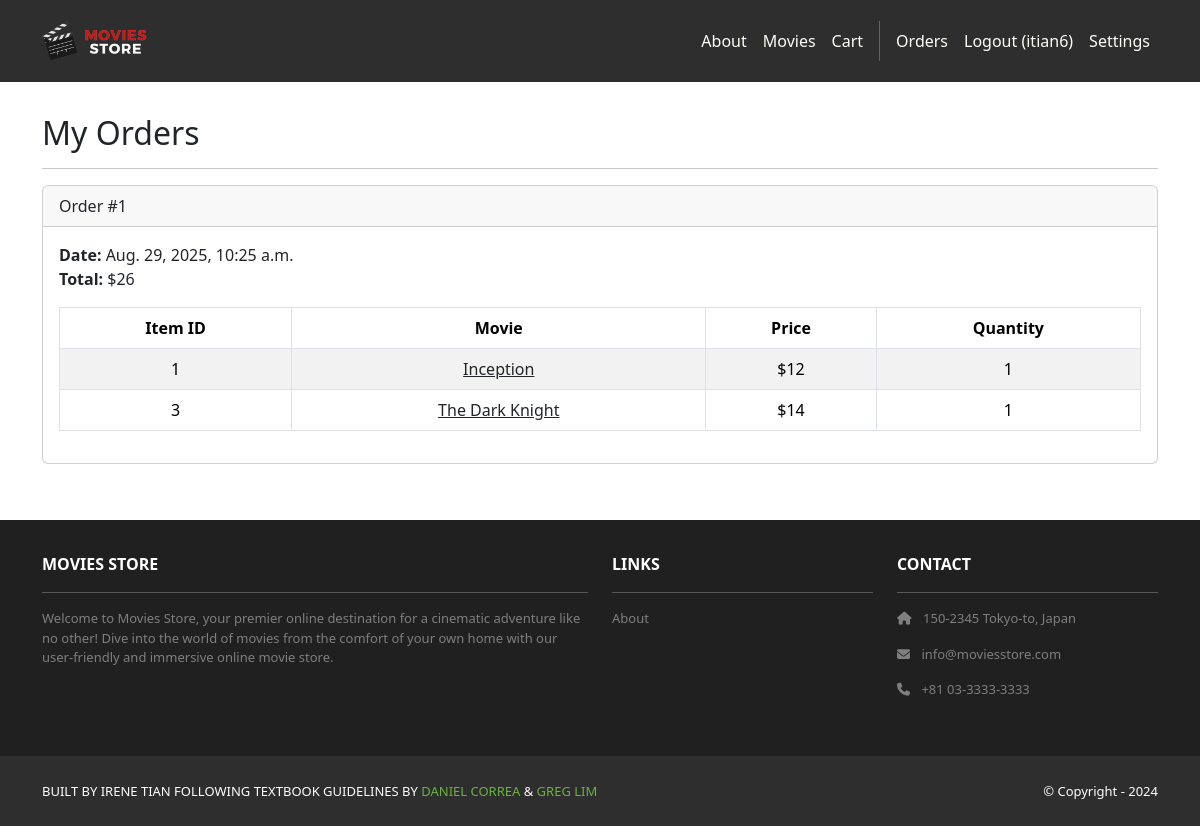
Page /accounts/orders/ (signed in) on the committed database.
### cart/models.py (models this page shows, shortened)
class Order(models.Model):
    id = models.AutoField(primary_key=True)
    total = models.IntegerField()
    date = models.DateTimeField(auto_now_add=True)
    user = models.ForeignKey(User, on_delete=models.CASCADE)

class Item(models.Model):
    id = models.AutoField(primary_key=True)
    price = models.IntegerField()
    quantity = models.IntegerField()
    order = models.ForeignKey(Order, on_delete=models.CASCADE)
    movie = models.ForeignKey(Movie, on_delete=models.CASCADE)

### movies/models.py (models this page shows, shortened)
class Movie(models.Model):
    id = models.AutoField(primary_key=True)
    name = models.CharField(max_length=255)
    price = models.IntegerField()
    description = models.TextField()
    image = models.ImageField(upload_to='movie_images/')

### accounts/views.py (the view)
# urls.py: path('orders/', views.orders, name='accounts.orders'),
@login_required
def orders(request):
    template_data = {}
    template_data['title'] = 'Orders'
    template_data['orders'] = request.user.order_set.all()
    return render(request, 'accounts/orders.html', {'template_data': template_data})

### accounts/templates/accounts/orders.html
{% extends 'base.html' %}
{% block content %}
<div class="p-3">
  <div class="container">
    <div class="row mt-3">
      <div class="col mx-auto mb-3">
        <h2>My Orders</h2>
        <hr />
        {% for order in template_data.orders %}
        <div class="card mb-4">
          <div class="card-header">
            Order #{{ order.id }}
          </div>
          <div class="card-body">
            <b>Date:</b> {{ order.date }}<br />
            <b>Total:</b> ${{ order.total }}<br />
            <table class="table table-bordered
              table-striped text-center mt-3">
              <thead>
                <tr>
                  <th scope="col">Item ID</th>
                  <th scope="col">Movie</th>
                  <th scope="col">Price</th>
                  <th scope="col">Quantity</th>
                </tr>
              </thead>
              <tbody>
                {% for item in order.item_set.all %}
                <tr>
                  <td>{{ item.movie.id }}</td>
                  <td>
                    <a class="link-dark"
                      href="{% url 'movies.show'
                      id=item.movie.id %}">
                      {{ item.movie.name }}
                    </a>
                  </td>
                  <td>${{ item.movie.price }}</td>
                  <td>{{ item.quantity }}</td>
                </tr>
                {% endfor %}
              </tbody>
            </table>
          </div>
        </div>
        {% endfor %}
      </div>
    </div>
  </div>
</div>
{% endblock content %}

### moviesstore/templates/base.html (shortened to what this page needs)
<!DOCTYPE html>
<html>
  {% load static %}
  <head>
    <link href="https://cdn.jsdelivr.net/npm/bootstrap@5.3.3/dist/css/bootstrap.min.css" rel="stylesheet">
    <link rel="stylesheet" href="https://cdnjs.cloudflare.com/ajax/libs/font-awesome/6.1.1/css/all.min.css">
    <link rel="stylesheet" type="text/css" href="{% static 'css/style.css' %}">
  </head>
  <body>
    <nav class="p-3 navbar navbar-dark bg-dark navbar-expand-lg">
      <div class="container">
        <a class="navbar-brand" href="{% url 'home.index' %}">
          <img src="{% static 'img/logo.png' %}" alt="logo" height="40" />
        </a>
        <div class="collapse navbar-collapse" id="navbarNavAltMarkup">
          <div class="navbar-nav ms-auto navbar-ml">
            <a class="nav-link" href="{% url 'home.about' %}">About</a>
            <a class="nav-link" href="{% url 'movies.index' %}">Movies</a>
            <a class="nav-link" href="{% url 'cart.index' %}">Cart</a>
            {% if user.is_authenticated %}
            <a class="nav-link" href="{% url 'accounts.orders' %}">Orders</a>
            <a class="nav-link" href="{% url 'accounts.logout' %}">Logout ({{ user.username }})</a>
            <a href="{% url 'accounts.settings' %}" class="nav-link">Settings</a>
            {% else %}
            <a class="nav-link" href="{% url 'accounts.login' %}">Login</a>
            <a class="nav-link" href="{% url 'accounts.signup' %}">Sign Up</a>
            {% endif %}
          </div>
        </div>
      </div>
    </nav>
    <div>
      {% block content %}
      {% endblock content %}
    </div>
    <section class="p-3 ms-footer d-none d-md-block">
      <div class="container">
        <div class="row mt-3 text-white">
          <div class="col-md-6 col-lg-6 col-xl-6 mx-auto mb-4">
            <b>MOVIES STORE</b>
            <hr />
            <p>Welcome to Movies Store, your premier online destination for a cinematic
              adventure like no other! Dive into the world of movies from the comfort of your own home with our user-friendly
              and immersive online movie store.</p>
          </div>
          <div class="col-md-3 col-lg-3 col-xl-3 mx-auto mb-4">
            <b>LINKS</b>
            <hr />
            <p><a class="nav-link" href="{% url 'home.about' %}">About</a></p>
          </div>
          <div class="col-md-3 col-lg-3 col-xl-3 mx-auto mb-4">
            <b>CONTACT</b>
            <hr />
            <p><i class="fas fa-home me-2"></i> 150-2345 Tokyo-to, Japan</p>
            <p><i class="fas fa-envelope me-2"></i> info@moviesstore.com</p>
            <p><i class="fas fa-phone me-2"></i> +81 03-3333-3333</p>
          </div>
        </div>
      </div>
    </section>
    <section class="p-3 ms-footer-bottom bg-dark">
      <div class="container d-flex justify-content-between">
        <div class="me-5 text-white">
          <span>BUILT BY IRENE TIAN FOLLOWING TEXTBOOK GUIDELINES BY <a href="https://www.x.com/danielgarax" target="_blank">DANIEL CORREA</a> &
            <a href="https://www.x.com/greglim81" target="_blank">GREG LIM</a>
          </span>
        </div>
        <div class="text-white">
          <span>© Copyright - 2024</span>
        </div>
      </div>
    </section>
  </body>
</html>

### moviesstore/static/css/style.css (style rules this page uses)
.navbar a.nav-link { color: #FFFEF6 !important; }
.bg-dark { background-color: #2E2E2E !important; }
.ms-footer { background-color: #202020; }
.ms-footer p { color: #7F7F7F; font-size: 13px; }
.ms-footer-bottom span { font-size: 13px; line-height: 38px; }
.ms-footer-bottom a { color: #6ab43e; text-decoration: none; }

### rows in the picture
Order: id "1", date "Aug. 29, 2025, 10:25 a.m.", total "26"
Item: movie.id "1", movie.name "Inception", movie.price "12", quantity "1"
Item: movie.id "3", movie.name "The Dark Knight", movie.price "14", quantity "1"

### other values in the picture
{{ user.username }} "itian6"
